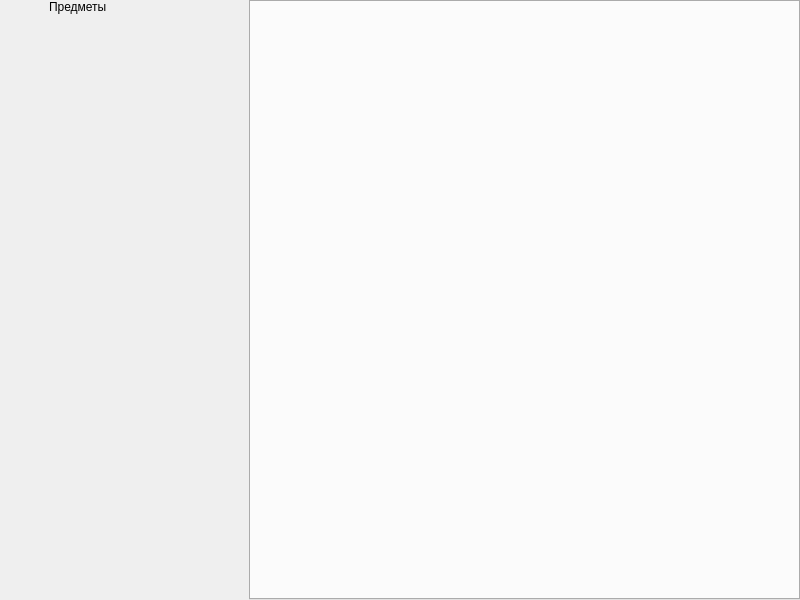
<?xml version="1.0" encoding="UTF-8"?>
<ui version="4.0">
 <class>MainWindow</class>
 <widget class="QMainWindow" name="MainWindow">
  <property name="geometry">
   <rect>
    <x>0</x>
    <y>0</y>
    <width>800</width>
    <height>600</height>
   </rect>
  </property>
  <property name="windowTitle">
   <string>MainWindow</string>
  </property>
  <widget class="QWidget" name="centralwidget">
   <property name="contextMenuPolicy">
    <enum>Qt::ContextMenuPolicy::PreventContextMenu</enum>
   </property>
   <layout class="QGridLayout" name="gridLayout">
    <property name="leftMargin">
     <number>0</number>
    </property>
    <property name="topMargin">
     <number>0</number>
    </property>
    <property name="rightMargin">
     <number>0</number>
    </property>
    <property name="bottomMargin">
     <number>0</number>
    </property>
    <property name="spacing">
     <number>0</number>
    </property>
    <item row="0" column="1" rowspan="2">
     <widget class="QStackedWidget" name="extended_side_menu">
      <property name="sizePolicy">
       <sizepolicy hsizetype="Preferred" vsizetype="Preferred">
        <horstretch>100</horstretch>
        <verstretch>0</verstretch>
       </sizepolicy>
      </property>
      <property name="minimumSize">
       <size>
        <width>0</width>
        <height>0</height>
       </size>
      </property>
      <property name="maximumSize">
       <size>
        <width>200</width>
        <height>16777215</height>
       </size>
      </property>
      <property name="sizeIncrement">
       <size>
        <width>0</width>
        <height>0</height>
       </size>
      </property>
      <property name="baseSize">
       <size>
        <width>0</width>
        <height>0</height>
       </size>
      </property>
      <property name="currentIndex">
       <number>2</number>
      </property>
      <widget class="QWidget" name="monster_page">
       <layout class="QVBoxLayout" name="verticalLayout_3">
        <property name="spacing">
         <number>0</number>
        </property>
        <property name="leftMargin">
         <number>0</number>
        </property>
        <property name="topMargin">
         <number>0</number>
        </property>
        <property name="rightMargin">
         <number>0</number>
        </property>
        <property name="bottomMargin">
         <number>0</number>
        </property>
        <item>
         <widget class="QLabel" name="monster_label">
          <property name="text">
           <string>Бестиарий</string>
          </property>
         </widget>
        </item>
        <item>
         <widget class="QTreeView" name="monster_treeView">
          <property name="styleSheet">
           <string notr="true">background: transparent;
    border: none; /* Если нужно убрать рамки */</string>
          </property>
         </widget>
        </item>
       </layout>
      </widget>
      <widget class="QWidget" name="spells_page">
       <layout class="QVBoxLayout" name="verticalLayout_4">
        <property name="spacing">
         <number>0</number>
        </property>
        <property name="leftMargin">
         <number>0</number>
        </property>
        <property name="topMargin">
         <number>0</number>
        </property>
        <property name="rightMargin">
         <number>0</number>
        </property>
        <property name="bottomMargin">
         <number>0</number>
        </property>
        <item>
         <widget class="QLabel" name="spells_label">
          <property name="text">
           <string>Заклинания</string>
          </property>
         </widget>
        </item>
        <item>
         <widget class="QTreeView" name="spells_treeView">
          <property name="styleSheet">
           <string notr="true">background: transparent;
    border: none; /* Если нужно убрать рамки */</string>
          </property>
         </widget>
        </item>
       </layout>
      </widget>
      <widget class="QWidget" name="item_page">
       <layout class="QVBoxLayout" name="verticalLayout_2">
        <property name="spacing">
         <number>0</number>
        </property>
        <property name="leftMargin">
         <number>0</number>
        </property>
        <property name="topMargin">
         <number>0</number>
        </property>
        <property name="rightMargin">
         <number>0</number>
        </property>
        <property name="bottomMargin">
         <number>0</number>
        </property>
        <item>
         <widget class="QLabel" name="item_label">
          <property name="text">
           <string>Предметы</string>
          </property>
         </widget>
        </item>
        <item>
         <widget class="QTreeView" name="item_treeView">
          <property name="styleSheet">
           <string notr="true">background: transparent;
    border: none; /* Если нужно убрать рамки */</string>
          </property>
         </widget>
        </item>
       </layout>
      </widget>
      <widget class="QWidget" name="cart_page">
       <layout class="QVBoxLayout" name="verticalLayout_5">
        <property name="spacing">
         <number>0</number>
        </property>
        <property name="leftMargin">
         <number>0</number>
        </property>
        <property name="topMargin">
         <number>0</number>
        </property>
        <property name="rightMargin">
         <number>0</number>
        </property>
        <property name="bottomMargin">
         <number>0</number>
        </property>
        <item>
         <widget class="QLabel" name="cart_label">
          <property name="text">
           <string>Карты</string>
          </property>
         </widget>
        </item>
        <item>
         <widget class="QTreeView" name="cart_treeView">
          <property name="contextMenuPolicy">
           <enum>Qt::ContextMenuPolicy::CustomContextMenu</enum>
          </property>
          <property name="styleSheet">
           <string notr="true">background: transparent;
    border: none; /* Если нужно убрать рамки */</string>
          </property>
         </widget>
        </item>
       </layout>
      </widget>
     </widget>
    </item>
    <item row="0" column="0">
     <widget class="QWidget" name="widget" native="true">
      <layout class="QVBoxLayout" name="verticalLayout">
       <property name="leftMargin">
        <number>0</number>
       </property>
       <item>
        <widget class="QPushButton" name="monsters_pushButton">
         <property name="text">
          <string/>
         </property>
         <property name="icon">
          <iconset resource="res.qrc">
           <normaloff>:/new/prefix1/monster</normaloff>:/new/prefix1/monster</iconset>
         </property>
         <property name="iconSize">
          <size>
           <width>40</width>
           <height>40</height>
          </size>
         </property>
         <property name="checkable">
          <bool>false</bool>
         </property>
         <property name="flat">
          <bool>true</bool>
         </property>
        </widget>
       </item>
       <item>
        <widget class="QPushButton" name="spells_pushButton">
         <property name="text">
          <string/>
         </property>
         <property name="icon">
          <iconset resource="res.qrc">
           <normaloff>:/new/prefix1/magic</normaloff>:/new/prefix1/magic</iconset>
         </property>
         <property name="iconSize">
          <size>
           <width>40</width>
           <height>40</height>
          </size>
         </property>
         <property name="flat">
          <bool>true</bool>
         </property>
        </widget>
       </item>
       <item>
        <widget class="QPushButton" name="item_pushButton">
         <property name="text">
          <string/>
         </property>
         <property name="icon">
          <iconset resource="res.qrc">
           <normaloff>:/new/prefix1/Items</normaloff>:/new/prefix1/Items</iconset>
         </property>
         <property name="iconSize">
          <size>
           <width>40</width>
           <height>40</height>
          </size>
         </property>
         <property name="flat">
          <bool>true</bool>
         </property>
        </widget>
       </item>
       <item>
        <widget class="QPushButton" name="cart_pushButton">
         <property name="text">
          <string/>
         </property>
         <property name="icon">
          <iconset resource="res.qrc">
           <normaloff>:/new/prefix1/cart</normaloff>:/new/prefix1/cart</iconset>
         </property>
         <property name="iconSize">
          <size>
           <width>40</width>
           <height>40</height>
          </size>
         </property>
         <property name="flat">
          <bool>true</bool>
         </property>
        </widget>
       </item>
       <item>
        <spacer name="verticalSpacer">
         <property name="orientation">
          <enum>Qt::Orientation::Vertical</enum>
         </property>
         <property name="sizeHint" stdset="0">
          <size>
           <width>20</width>
           <height>40</height>
          </size>
         </property>
        </spacer>
       </item>
      </layout>
     </widget>
    </item>
    <item row="0" column="2" rowspan="2">
     <widget class="QTabWidget" name="tabWidget"/>
    </item>
   </layout>
  </widget>
 </widget>
 <resources>
  <include location="res.qrc"/>
 </resources>
 <connections/>
</ui>
